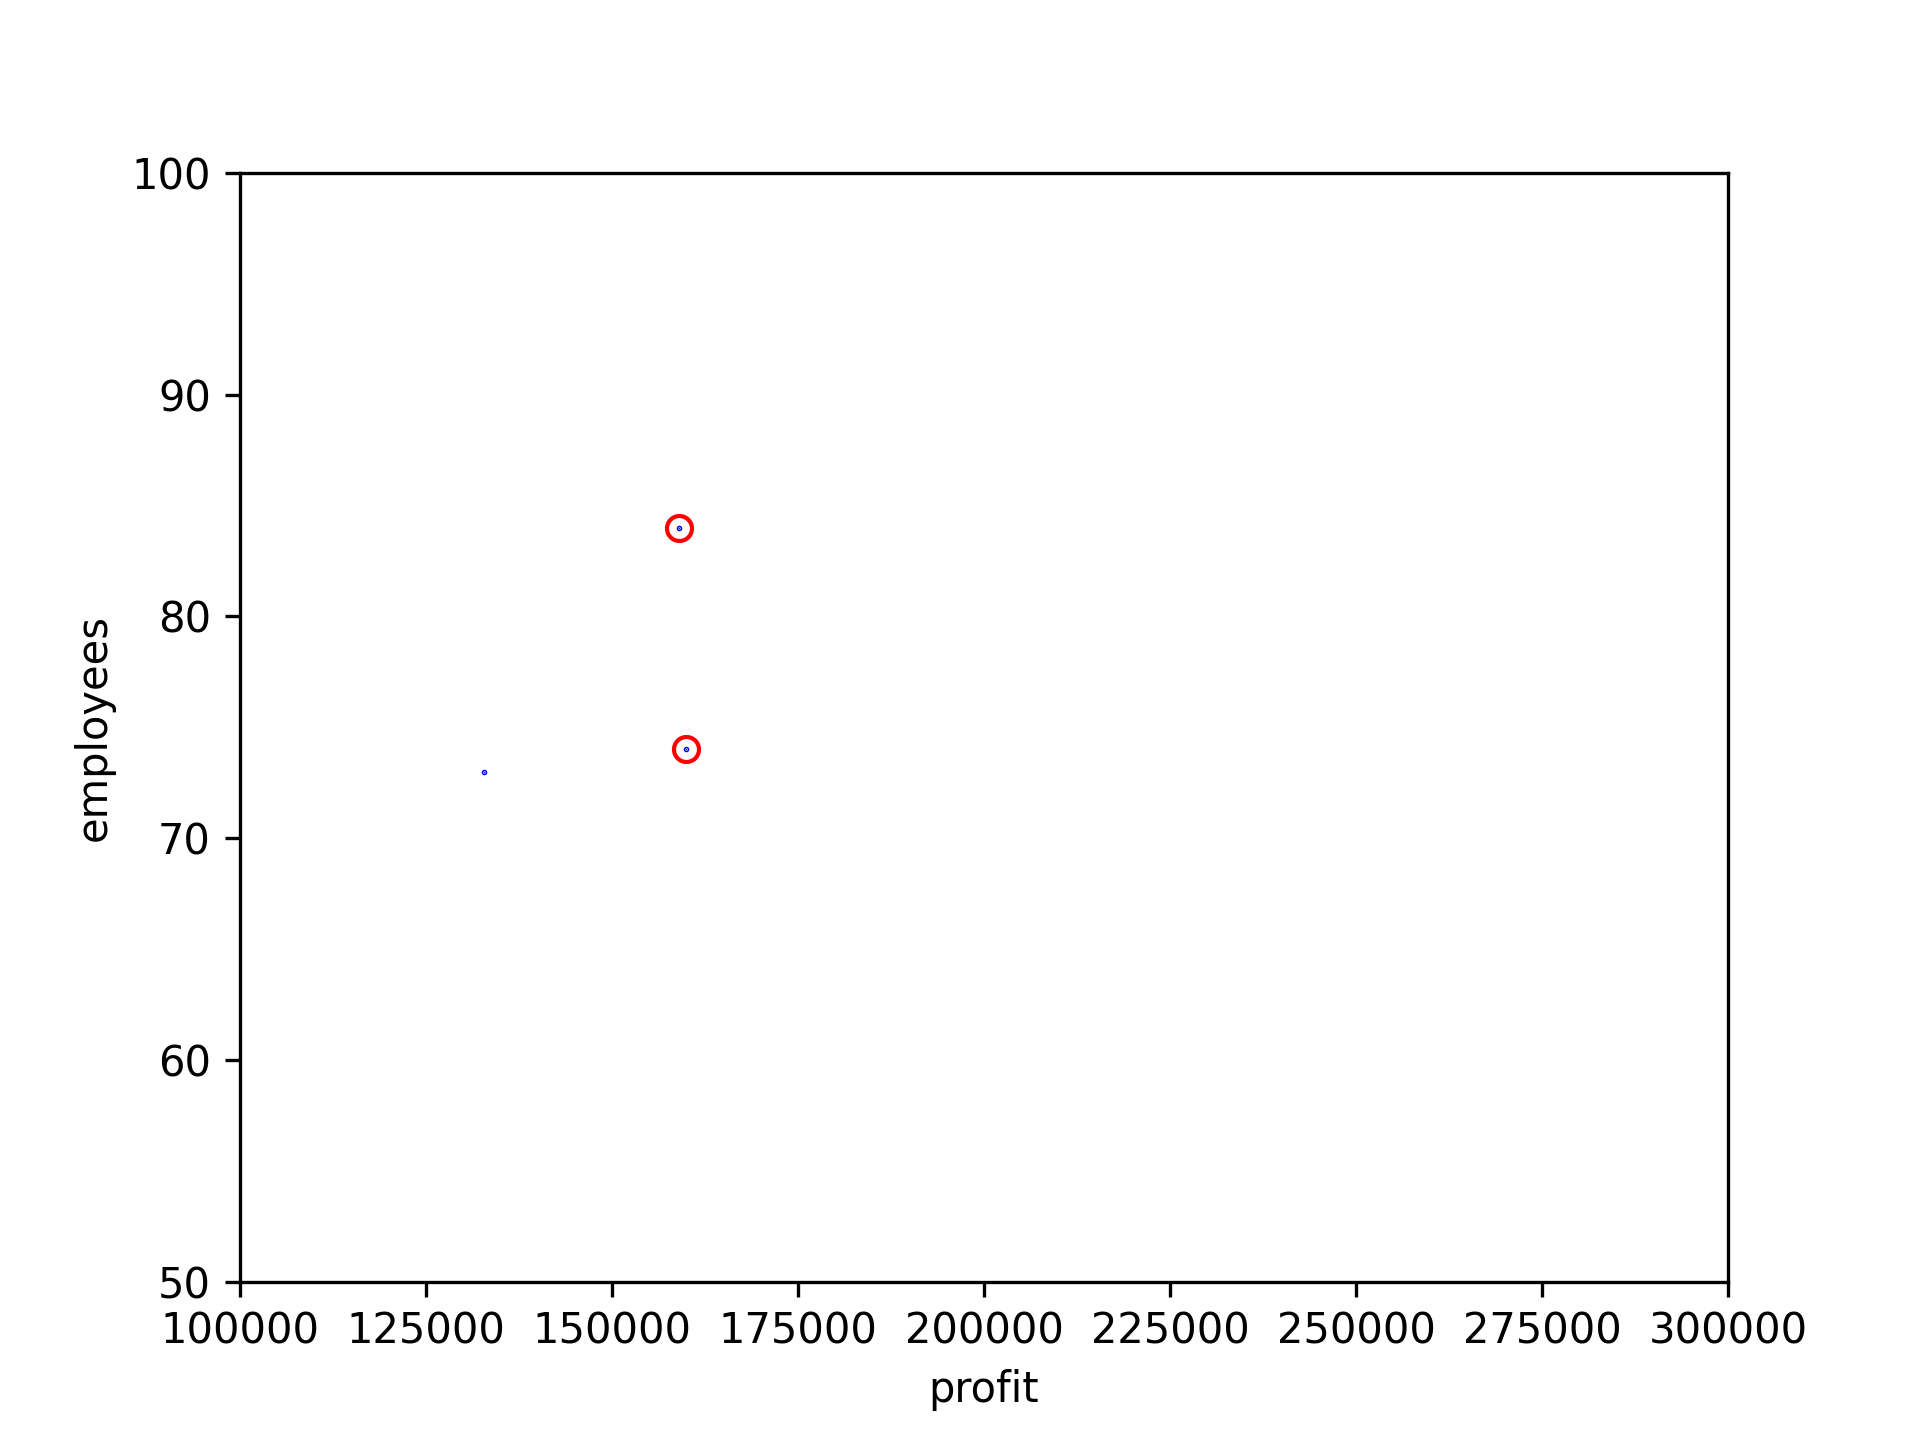

Generate this figure with Python:
BUDGET = 3e3

projects = [
    [237, 9, 4.3],
    [251, 4, 7.1],
    [249, 6, 6.3],
    [252, 6, 4.1],
    [276, 8, 5.3],
    [268, 7, 4.5],
    [220, 10, 3.7],
    [270, 5, 6.2],
    [275, 7, 4.6],
    [469, 12, 8.9],
    [368, 10, 6.2],
    [479, 17, 5.7],
    [101, 4, 2.7],
    [280, 5, 7.1],
    [271, 10, 1.9],
    [338, 8, 4.8],
    [307, 3, 9.1],
    [348, 13, 3.0],
    [225, 6, 5.7],
    [280, 8, 4.9]
]

sols = [
    [1, 1, 1, 1, 1, 1, 1, 1, 1, 1, 0, 0, 0, 0, 0, 0, 0, 0, 0, 0],
    [0, 0, 0, 0, 0, 0, 0, 0, 0, 0, 1, 1, 1, 1, 1, 1, 1, 1, 1, 1],
    [0, 1, 0, 1, 0, 1, 0, 1, 0, 1, 0, 1, 0, 1, 0, 1, 0, 1, 0, 1],
    [1, 0, 1, 0, 1, 0, 1, 0, 1, 0, 1, 0, 1, 0, 1, 0, 1, 0, 1, 0]
]


def get_costs(x) -> (bool, float, float):
    cost1 = 0  # profit
    cost2 = 0  # new employees
    amount_invested = 0
    for project, included in zip(projects, x):
        if included:
            amount_invested += project[0]
            cost1 += project[0] * project[2] / 100
            cost2 += project[1]

    return amount_invested <= BUDGET, cost1 * 1e3, cost2


pareto_front = []  # [[solution_idx, (profit, employees)]]
all = []           # [[solution_idx, (profit, employees)]]

def check_pareto_optimality(sol_idx, costs):
    for_removal = []
    is_pareto_optimal = True
    for idx, sol in enumerate(pareto_front):
        if sol[1][0] > costs[0] and sol[1][1] > costs[1]:
            is_pareto_optimal = False
        elif sol[1][0] < costs[0] and sol[1][1] < costs[1]:
            for_removal.append(idx)

    if len(for_removal) > 0:
        for_removal.reverse()
        for idx in for_removal:
            pareto_front.pop(idx)

    if is_pareto_optimal:
        pareto_front.append([sol_idx, costs])


for idx, s in enumerate(sols):
    is_possible, profit, employees = get_costs(s)

    if is_possible:
        all.append([idx, (profit, employees)])
        check_pareto_optimality(idx, (profit, employees))

    print(f"Solution {idx + 1}: ", end='')
    if not is_possible:
        print("not possible")
    else:
        print(f"profit - {profit}, employees - {employees}")


import matplotlib.pyplot as plt

plt.figure()
plt.xlabel('profit')
plt.ylabel('employees')

x = [t[1][0] for t in all]
y = [t[1][1] for t in all]
plt.plot(x, y, color='blue', linestyle="", marker=".", markersize=.7)

x = [t[1][0] for t in pareto_front]
y = [t[1][1] for t in pareto_front]

plt.plot(x, y, color='red', linestyle="", mfc='none', marker="o")
plt.xlim(1e5, 3e5)
plt.ylim(50, 100)
plt.savefig('zad_2.png', dpi=300)
